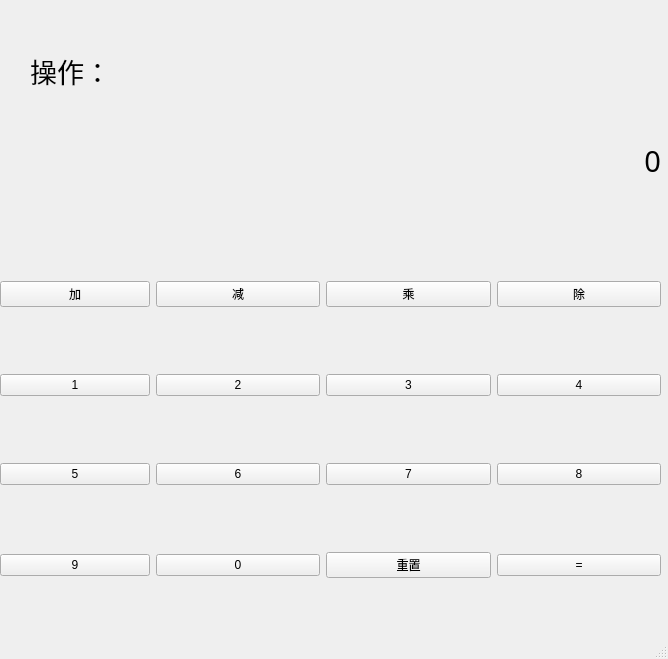
<?xml version="1.0" encoding="UTF-8"?>
<ui version="4.0">
 <class>mainWindow</class>
 <widget class="QMainWindow" name="mainWindow">
  <property name="geometry">
   <rect>
    <x>0</x>
    <y>0</y>
    <width>668</width>
    <height>659</height>
   </rect>
  </property>
  <property name="cursor">
   <cursorShape>UpArrowCursor</cursorShape>
  </property>
  <property name="windowTitle">
   <string>MainWindow</string>
  </property>
  <widget class="QWidget" name="centralwidget">
   <widget class="QWidget" name="gridLayoutWidget">
    <property name="geometry">
     <rect>
      <x>0</x>
      <y>220</y>
      <width>661</width>
      <height>421</height>
     </rect>
    </property>
    <layout class="QGridLayout" name="gridLayout">
     <item row="3" column="1">
      <widget class="QPushButton" name="pushButton_4">
       <property name="text">
        <string>0</string>
       </property>
      </widget>
     </item>
     <item row="2" column="1">
      <widget class="QPushButton" name="pushButton_10">
       <property name="text">
        <string>6</string>
       </property>
      </widget>
     </item>
     <item row="2" column="2">
      <widget class="QPushButton" name="pushButton_11">
       <property name="text">
        <string>7</string>
       </property>
      </widget>
     </item>
     <item row="0" column="1">
      <widget class="QPushButton" name="pushButton_3">
       <property name="text">
        <string>减</string>
       </property>
      </widget>
     </item>
     <item row="0" column="3">
      <widget class="QPushButton" name="pushButton_6">
       <property name="text">
        <string>除</string>
       </property>
      </widget>
     </item>
     <item row="0" column="2">
      <widget class="QPushButton" name="pushButton_5">
       <property name="text">
        <string>乘</string>
       </property>
      </widget>
     </item>
     <item row="2" column="0">
      <widget class="QPushButton" name="pushButton_9">
       <property name="text">
        <string>5</string>
       </property>
      </widget>
     </item>
     <item row="3" column="2">
      <widget class="QPushButton" name="pushButton_7">
       <property name="text">
        <string>重置</string>
       </property>
      </widget>
     </item>
     <item row="3" column="3">
      <widget class="QPushButton" name="pushButton_8">
       <property name="text">
        <string>=</string>
       </property>
      </widget>
     </item>
     <item row="0" column="0">
      <widget class="QPushButton" name="pushButton">
       <property name="sizePolicy">
        <sizepolicy hsizetype="Preferred" vsizetype="Preferred">
         <horstretch>0</horstretch>
         <verstretch>0</verstretch>
        </sizepolicy>
       </property>
       <property name="minimumSize">
        <size>
         <width>0</width>
         <height>0</height>
        </size>
       </property>
       <property name="maximumSize">
        <size>
         <width>150</width>
         <height>150</height>
        </size>
       </property>
       <property name="text">
        <string>加</string>
       </property>
       <property name="autoDefault">
        <bool>false</bool>
       </property>
       <property name="default">
        <bool>false</bool>
       </property>
       <property name="flat">
        <bool>false</bool>
       </property>
      </widget>
     </item>
     <item row="3" column="0">
      <widget class="QPushButton" name="pushButton_2">
       <property name="text">
        <string>9</string>
       </property>
      </widget>
     </item>
     <item row="2" column="3">
      <widget class="QPushButton" name="pushButton_12">
       <property name="text">
        <string>8</string>
       </property>
      </widget>
     </item>
     <item row="1" column="0">
      <widget class="QPushButton" name="pushButton_13">
       <property name="text">
        <string>1</string>
       </property>
      </widget>
     </item>
     <item row="1" column="1">
      <widget class="QPushButton" name="pushButton_14">
       <property name="text">
        <string>2</string>
       </property>
      </widget>
     </item>
     <item row="1" column="2">
      <widget class="QPushButton" name="pushButton_15">
       <property name="text">
        <string>3</string>
       </property>
      </widget>
     </item>
     <item row="1" column="3">
      <widget class="QPushButton" name="pushButton_16">
       <property name="text">
        <string>4</string>
       </property>
      </widget>
     </item>
    </layout>
   </widget>
   <widget class="QLabel" name="label">
    <property name="geometry">
     <rect>
      <x>0</x>
      <y>130</y>
      <width>661</width>
      <height>61</height>
     </rect>
    </property>
    <property name="font">
     <font>
      <family>更纱黑体 SC</family>
      <pointsize>22</pointsize>
     </font>
    </property>
    <property name="text">
     <string>0</string>
    </property>
    <property name="textFormat">
     <enum>Qt::AutoText</enum>
    </property>
    <property name="alignment">
     <set>Qt::AlignRight|Qt::AlignTrailing|Qt::AlignVCenter</set>
    </property>
   </widget>
   <widget class="QLabel" name="label_2">
    <property name="geometry">
     <rect>
      <x>130</x>
      <y>40</y>
      <width>531</width>
      <height>61</height>
     </rect>
    </property>
    <property name="font">
     <font>
      <family>更纱黑体 SC</family>
      <pointsize>22</pointsize>
     </font>
    </property>
    <property name="text">
     <string/>
    </property>
    <property name="textFormat">
     <enum>Qt::AutoText</enum>
    </property>
    <property name="alignment">
     <set>Qt::AlignRight|Qt::AlignTrailing|Qt::AlignVCenter</set>
    </property>
   </widget>
   <widget class="QLabel" name="label_3">
    <property name="geometry">
     <rect>
      <x>10</x>
      <y>40</y>
      <width>101</width>
      <height>61</height>
     </rect>
    </property>
    <property name="font">
     <font>
      <pointsize>20</pointsize>
     </font>
    </property>
    <property name="text">
     <string>操作：</string>
    </property>
    <property name="alignment">
     <set>Qt::AlignRight|Qt::AlignTrailing|Qt::AlignVCenter</set>
    </property>
   </widget>
  </widget>
  <widget class="QStatusBar" name="statusbar"/>
 </widget>
 <resources/>
 <connections/>
</ui>
